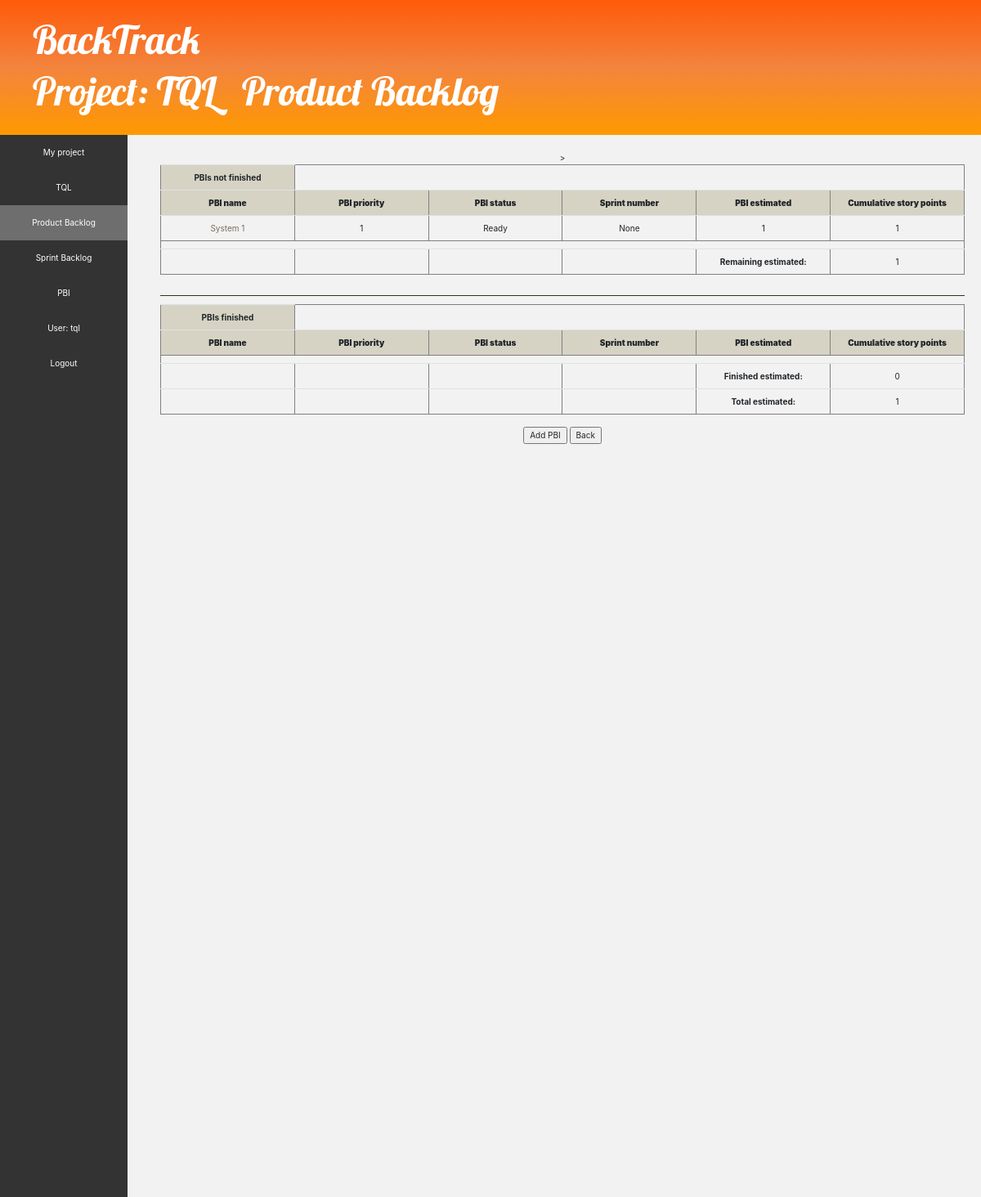
The page /project/1/productBacklog/ (signed in) on the database its author committed.
### project/models.py (models this page shows, shortened)
class Project(models.Model):
    name = models.CharField(max_length=100)
    description = models.CharField(max_length=500)
    manager = models.ForeignKey(BackTrackUser, related_name='manager', null=True, blank=True, on_delete=models.SET_NULL)
    time = models.DateTimeField(auto_now=False, auto_now_add=True)
    owner = models.OneToOneField(BackTrackUser, related_name='owner', on_delete=models.CASCADE)

class BackTrackUser(AbstractUser):
    pass
    STATUS_CHOICES = [
        ('Available', 'Available'),
        ('Not available', 'Not available')
    ]
    status = models.CharField(max_length=13, choices=STATUS_CHOICES, default='Available')
    project = models.ForeignKey("Project", null=True, blank=True, on_delete=models.SET_NULL)

### productBacklog/models.py (models this page shows, shortened)
class PBI(models.Model):
    STATUS_CHOICES = [
        ('Finished', 'Finished'),
        ('In process', 'In process'),
        ('Ready', 'Ready')
    ]
    name = models.CharField(max_length=50)
    description = models.CharField(max_length=500)
    status = models.CharField(max_length=10, choices=STATUS_CHOICES, default='R')
    estimated = models.PositiveSmallIntegerField()
    priority = models.PositiveSmallIntegerField()
    sprintNumber = models.PositiveSmallIntegerField(null=True, blank=True, default=None)
    cumulative = models.PositiveIntegerField(null=True, blank=True)
    productBacklog = models.ForeignKey(ProductBacklog, null=False, on_delete=models.CASCADE)

### productBacklog/views.py (the view)
# urls.py: path('', views.ProductBacklogMain.as_view(), name='product_backlog_main'),
class ProductBacklogMain(TemplateView):
    template_name = "productbacklog_main.html"
    def get_context_data(self, **kwargs):
        project = self.kwargs['project_pk']
        productBacklog = ProductBacklog.objects.get(project__pk=project)
        context = super().get_context_data(**kwargs)
        context['project'] = Project.objects.get(pk=project)
        context['pbi_list'] = PBI.objects.filter(productBacklog__pk=productBacklog.pk).order_by('priority')
        remaining_estimated = 0
        finished_estimated = 0
        for pbi in context['pbi_list']:
            if pbi.status != "Finished":
                remaining_estimated += pbi.estimated
                pbi.cumulative = remaining_estimated
            else:
                finished_estimated += pbi.estimated
                pbi.cumulative = finished_estimated
        total_estimated = remaining_estimated + finished_estimated
        context['total_estimated'] = total_estimated
        context['finished_estimated'] = finished_estimated
        context['remaining_estimated'] = remaining_estimated
        return context

### templates/productbacklog_main.html (shortened to what this page needs)
<!DOCTYPE html>
{% load static %}
<html lang="en">
<head>
    <link rel="stylesheet" href="//maxcdn.bootstrapcdn.com/bootstrap/3.2.0/css/bootstrap.min.css">
    <link rel="stylesheet" href="//maxcdn.bootstrapcdn.com/bootstrap/3.2.0/css/bootstrap-theme.min.css">
    <link rel="stylesheet" href="https://stackpath.bootstrapcdn.com/bootstrap/4.3.1/css/bootstrap.min.css">
    <link rel="stylesheet" href="{% static 'css/productBacklog.css' %}">
</head>
<body>
    {% if user.is_authenticated %}
        <div class="page-header">
            <h1>BackTrack</h1>
            <h2><a href="..">Project: {{ project.name }}</a>&#160;&#160;&#160;Product Backlog</h2>
        </div>
        <div class="menu">
            <ul>
                <li><a href="../..">My project</a></li>
                <li><a href="..">{{ project.name }}</a></li>
                <li><a class="active" href="">Product Backlog</a></li>
                <li><a href="../sprintBacklog">Sprint Backlog</a></li>
                <li><a href="pbi/add">PBI</a></li>
                <li><a href="">User: {{ user.get_username }}</a></li>
                <li><a href="{% url 'logout'%}?next={{request.path}}">Logout</a></li>
            </ul>
        </div>
        <div class="main">
            <div class="table" style="text-align:center; margin:0 auto;">
                <table border="1" style="margin:0 auto;">
                    <tr>
                        <th>PBIs not finished</th>
                    </tr>
                    <tr>
                        <th width="10%"><b>PBI name</b></th>
                        <th width="10%"><b>PBI priority</b></th>
                        <th width="10%"><b>PBI status</b></th>
                        <th width="10%"><b>Sprint number</b></th>
                        <th width="10%"><b>PBI estimated</b></th>
                        <th width="10%"><b>Cumulative story points</b></th>
                    </tr>
                    {% for pbi in pbi_list %}
                        {% if pbi.status != "Finished" %}
                            <tr>
                                <td><a href="pbi/{{ pbi.pk }}">{{ pbi.name }}</a></td>
                                <td>{{ pbi.priority }}</td>
                                <td>{{ pbi.status }}</td>
                                <td>{{ pbi.sprintNumber }}</td>>
                                <td>{{ pbi.estimated }}</td>
                                <td>{{ pbi.cumulative }}</td>
                            </tr>
                        {% endif %}
                    {% endfor %}
                    <tr height=10></tr>
                    <tr><td></td>
                        <td></td>
                        <td></td>
                        <td></td>
                        <td><b>Remaining estimated:</b></td>
                        <td>{{ remaining_estimated }}</td>
                    </tr>
                </table>
                <br/>
                <hr color=#432F21>
                <table border="1" style="margin:0 auto;">
                    <tr>
                        <th>PBIs finished</th>
                    </tr>
                    <tr>
                        <th width="10%"><b>PBI name</b></th>
                        <th width="10%"><b>PBI priority</b></th>
                        <th width="10%"><b>PBI status</b></th>
                        <th width="10%"><b>Sprint number</b></th>
                        <th width="10%"><b>PBI estimated</b></th>
                        <th width="10%"><b>Cumulative story points</b></th>
                    </tr>
                    <tr height=10></tr>
                    <tr><td></td>
                        <td></td>
                        <td></td>
                        <td></td>
                        <td><b>Finished estimated:</b></td>
                        <td>{{ finished_estimated }}</td>
                    </tr>
                    <tr><td></td>
                        <td></td>
                        <td></td>
                        <td></td>
                        <td><b>Total estimated:</b></td>
                        <td>{{ total_estimated }}</td>
                    </tr>
                </table>
            </div>
            <br/>
            <div class="button" style="text-align:center;">
                <form method="POST" class="post-form">{% csrf_token %}
                    <input type="button" value="Add PBI" onclick="location='pbi/add'">
                    <input type="button" value="Back" onclick="location='..'">
                </form>
            </div>
        </div>
    {% endif %}
</body>
</html>

### static/css/productBacklog.css (style rules this page uses)
.page-header { background: linear-gradient(#FF5A09, #F3843E, #FF9900); margin: 0; padding: 20px 20px 20px 40px; }
.page-header h1, .page-header h1 a, .page-header h1 a:visited, .page-header h1 a:active { color: #ffffff; font-size: 36pt; text-decoration: none; }
.page-header h2, .page-header h2 a, .page-header h2 a:visited, .page-header h2 a:active { color: #ffffff; font-size: 36pt; text-decoration: none; }
h1, h2, h3, h4 { font-family: 'Lobster', cursive; }
th { background-color: #D6D3C4; }
td a { color: #7A6C56; }
html, body { height: 100%; }
div.menu { height: 100%; width: 13%; overflow-y: auto; position: absolute; margin-top: -1px; left: 0;background-color: #333; }
.menu ul { list-style-type: none; margin: 0; padding: 0; overflow: hidden; background-color: #333; }
.menu li { float: left; width: 100%; }
.menu li a { display: block; color: white; text-align: center; padding: 14px 16px; text-decoration: none; }
.active { background-color: #6E6E6E; }
.main { background-color: #F2F2F2; }
div.main { right: 0; float: left; height: 100%; width: 87%; overflow-y: auto; position:absolute; padding: 20px 20px 20px 40px; }

### rows shown on the page
Project: name "TQL"
BackTrackUser: get_username "tql"
PBI: name "System 1", priority "1", status "Ready", sprintNumber "None", estimated "1", cumulative "1"

### other values the page prints
{{ remaining_estimated }} "1"
{{ finished_estimated }} "0"
{{ total_estimated }} "1"
